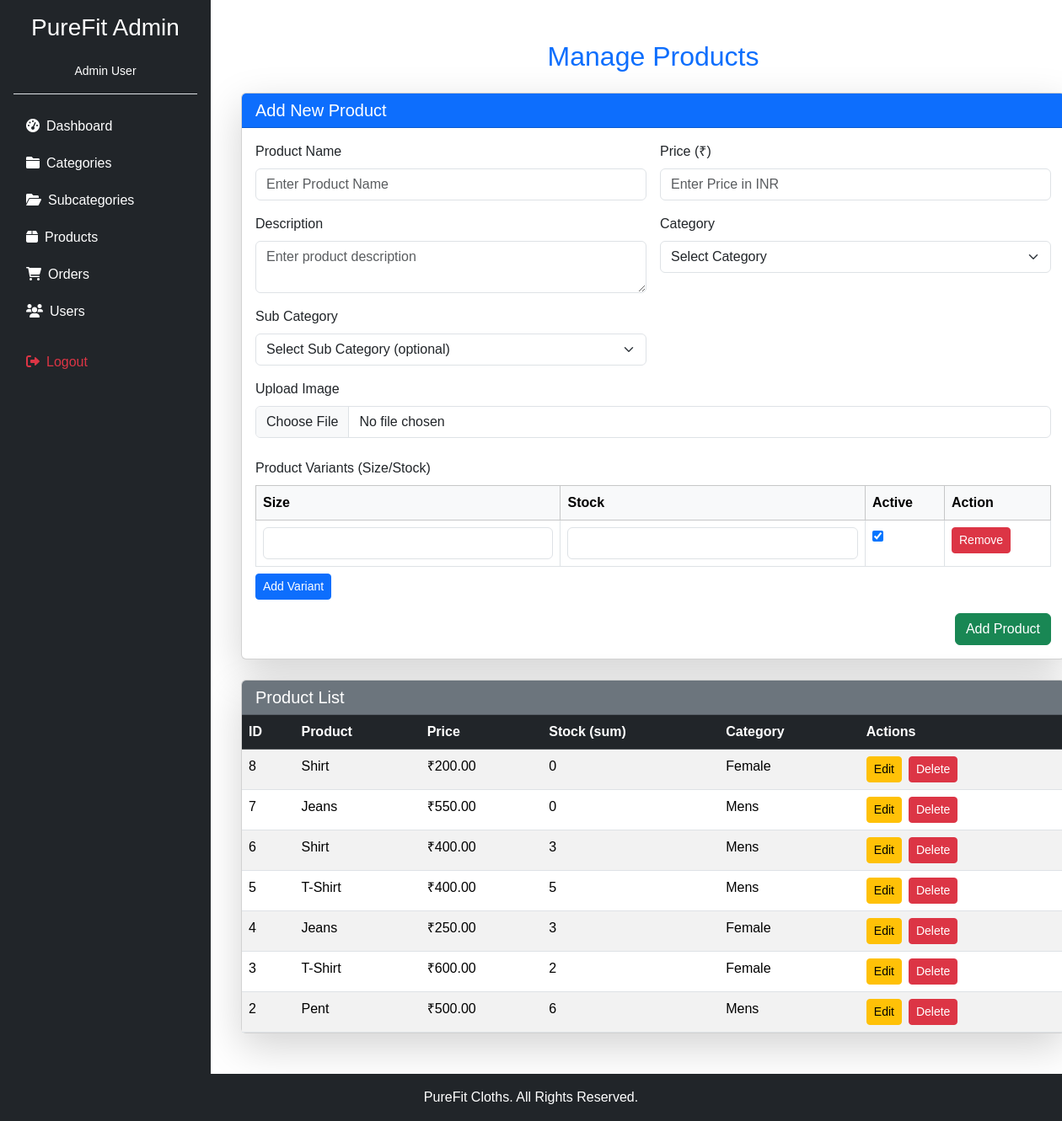
The app's page /admin/manage_products.php (signed in), older data.
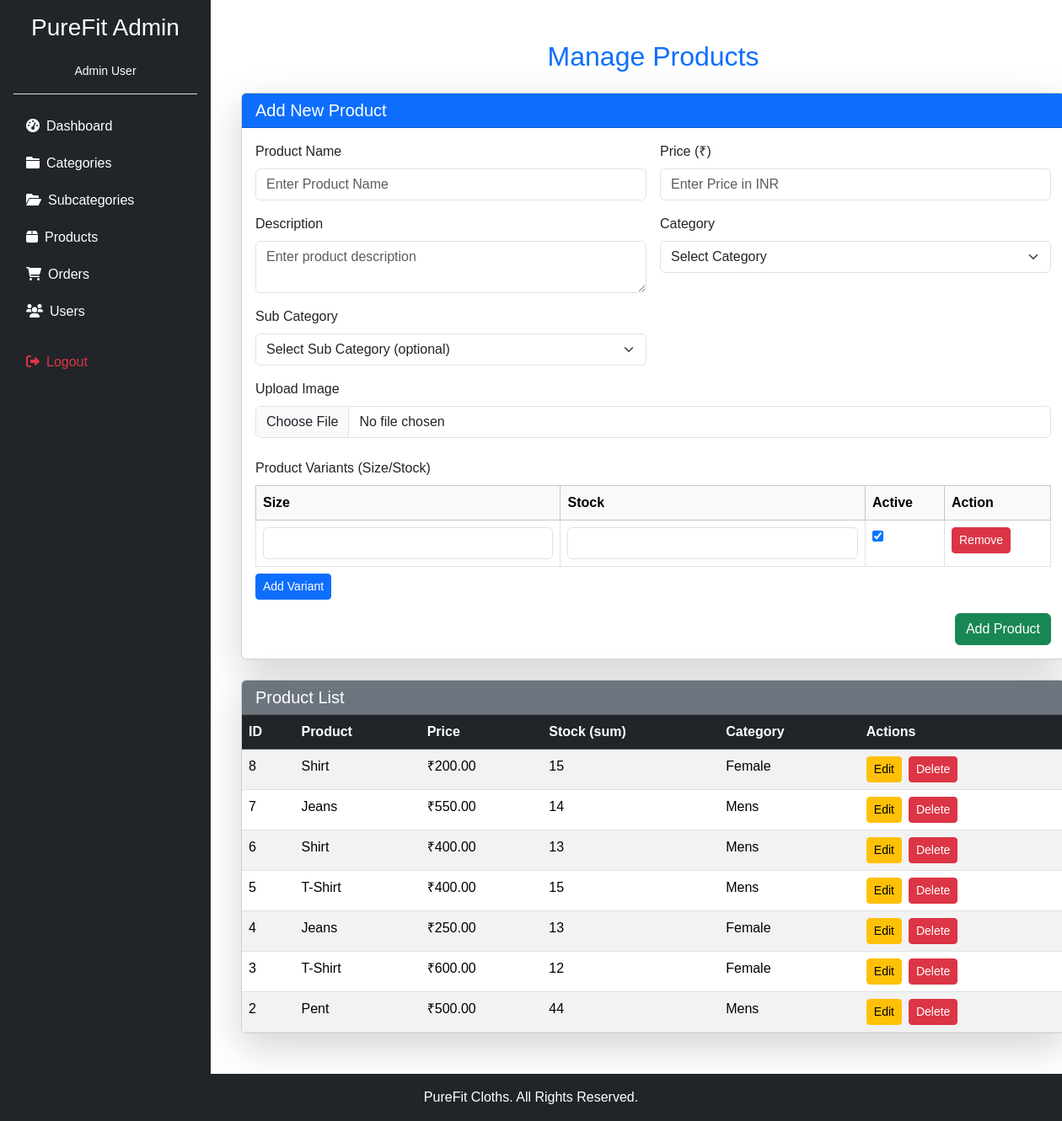
The same page, newer data.
### tables this page shows
CREATE TABLE `products` (
  `product_id` int(11) NOT NULL,
  `category_id` int(11) NOT NULL,
  `name` varchar(150) NOT NULL,
  `description` mediumtext DEFAULT NULL,
  `price` decimal(10,2) NOT NULL DEFAULT 0.00,
  `stock_quantity` int(11) NOT NULL DEFAULT 0,
  `image_path` varchar(255) DEFAULT NULL,
  `is_active` tinyint(1) NOT NULL DEFAULT 1,
  `created_at` timestamp NOT NULL DEFAULT current_timestamp(),
  `updated_at` timestamp NOT NULL DEFAULT current_timestamp() ON UPDATE current_timestamp(),
  `subcategory_id` int(11) DEFAULT NULL
);

CREATE TABLE `categories` (
  `category_id` int(11) NOT NULL,
  `subcategory _id` int(11) DEFAULT NULL,
  `name` varchar(100) NOT NULL,
  `description` text DEFAULT NULL,
  `is_active` tinyint(1) NOT NULL DEFAULT 1,
  `created_at` timestamp NOT NULL DEFAULT current_timestamp(),
  `updated_at` timestamp NOT NULL DEFAULT current_timestamp() ON UPDATE current_timestamp()
);

### admin/manage_products.php (the view, shortened to what the changed rows need)
<?php
include 'layout.php';
?>
<div class="container-fluid py-4">
    <h2 class="mb-4 text-center text-primary">Manage Products</h2>
    <div class="card shadow-lg mb-4">
        <div class="card-body">
            <form id="productForm" method="POST" action="" onsubmit="return validateProduct()" enctype="multipart/form-data" class="row g-3" novalidate>
                <div class="col-12">
                    <table class="table table-bordered mb-2" id="variantsTable">
                        <thead class="table-light">
                            <tr>
                                <th>Size</th>
                                <th>Stock</th>
                                <th>Active</th>
                                <th>Action</th>
                            </tr>
                        </thead>
                    </table>
                </div>
            </form>
        </div>
    </div>
    <div class="card shadow-lg">
        <div class="card-body p-0">
            <div class="table-responsive">
                <table class="table table-striped table-hover mb-0">
                    <thead class="table-dark">
                        <tr>
                            <th>ID</th>
                            <th>Product</th>
                            <th>Price</th>
                            <th>Stock (sum)</th>
                            <th>Category</th>
                            <th>Actions</th>
                        </tr>
                    </thead>
                    <tbody>
                        <?php
                        $pquery = "SELECT p.*, c.name as category_name FROM products p LEFT JOIN categories c ON p.category_id = c.category_id ORDER BY p.created_at DESC";
                        $pres = mysqli_query($conn, $pquery);
                        while ($p = mysqli_fetch_assoc($pres)) {
                            $vid = (int)$p['product_id'];
                            $vstock = 0;
                            $vres = mysqli_query($conn, "SELECT SUM(stock_quantity) as total_stock FROM product_variants WHERE product_id = $vid AND is_active = 1");
                            if ($vres) {
                                $vrow = mysqli_fetch_assoc($vres);
                                $vstock = (int)($vrow['total_stock'] ?? 0);
                            }
                            echo '<tr>';
                            echo '<td>' . htmlspecialchars($p['product_id']) . '</td>';
                            echo '<td>' . htmlspecialchars($p['name']) . '</td>';
                            echo '<td>₹' . number_format($p['price'], 2) . '</td>';
                            echo '<td>' . htmlspecialchars($vstock) . '</td>';
                            echo '<td>' . htmlspecialchars($p['category_name'] ?? '—') . '</td>';
                            echo '<td>';
                            echo '<button onclick="editProduct(' . $p['product_id'] . ')" class="btn btn-warning btn-sm me-2"><i class="bi bi-pencil"></i> Edit</button>';
                            echo '<button onclick="deleteProduct(' . $p['product_id'] . ')" class="btn btn-danger btn-sm"><i class="bi bi-trash"></i> Delete</button>';
                            echo '</td>';
                            echo '</tr>';
                        }
                        ?>
                    </tbody>
                </table>
            </div>
        </div>
    </div>
</div>
<?php include 'footer.php'; ?>

Row changes from the older to the newer data that the page shows:
changed products id 8: vstock "0" → "15"
changed products id 7: vstock "0" → "14"
changed products id 6: vstock "3" → "13"
changed products id 5: vstock "5" → "15"
changed products id 4: vstock "3" → "13"
changed products id 3: vstock "2" → "12"
changed products "Pent": vstock "6" → "44"
